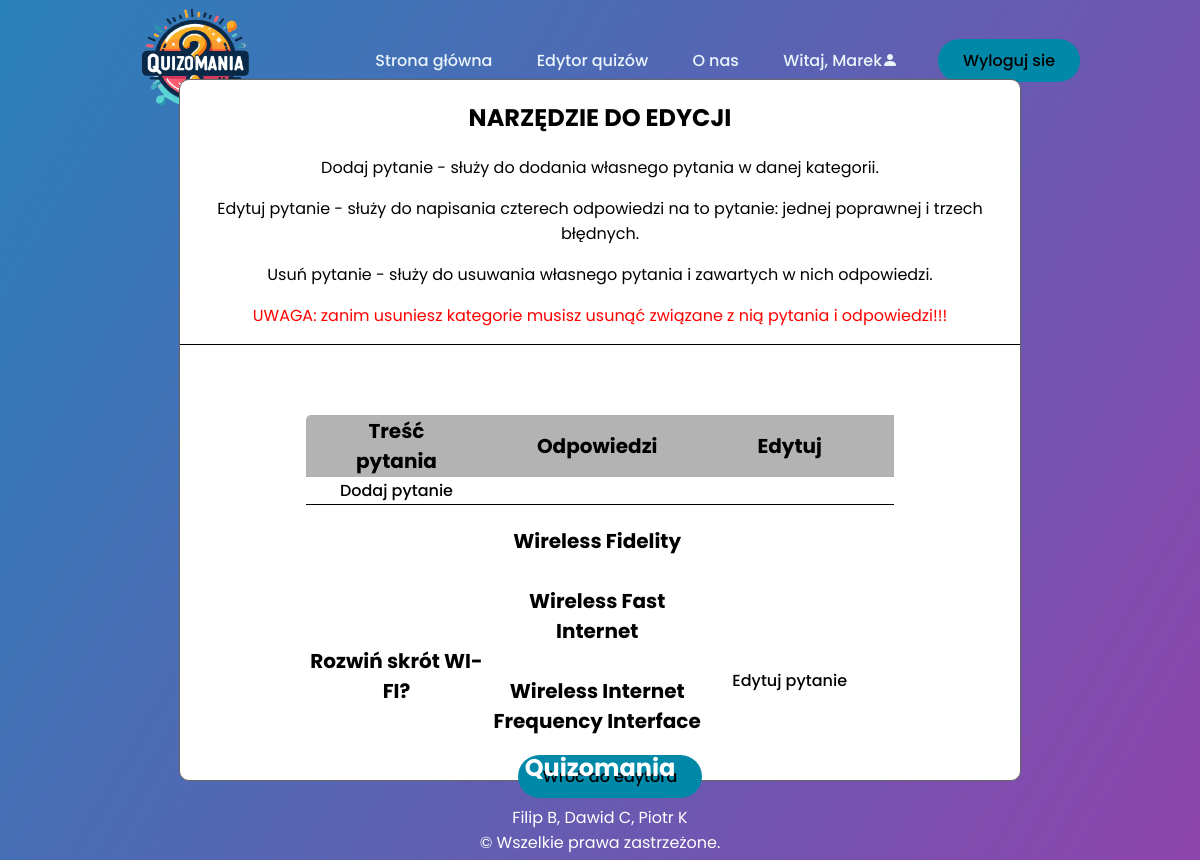
Screenshot of /php/edit.php?category=1 (signed in) with the database file from the repository.
### tables this page shows
CREATE TABLE `users` (
  `id` bigint(20) NOT NULL,
  `userid` bigint(20) NOT NULL,
  `username` varchar(100) NOT NULL,
  `password` varchar(100) NOT NULL,
  `date` timestamp NOT NULL DEFAULT current_timestamp() ON UPDATE current_timestamp(),
  `email` varchar(320) NOT NULL
);

CREATE TABLE `pytania` (
  `ID_pytania` int(11) NOT NULL,
  `ID_kategorii` int(11) NOT NULL,
  `tresc` varchar(255) NOT NULL
);

CREATE TABLE `odpowiedzi` (
  `ID_odpowiedzi` int(11) NOT NULL,
  `ID_pytania` int(11) NOT NULL,
  `odp` varchar(255) NOT NULL,
  `czy_poprawna` tinyint(1) NOT NULL
);

### php/function.php (called while the page is built, shortened)
<?php
function check_login($con)
{
	if(isset($_SESSION['userid']))
	{
		$id = $_SESSION['userid'];
		$query = "SELECT * FROM users WHERE userid = '$id' LIMIT 1";
		$result = mysqli_query($con,$query);
		if($result && mysqli_num_rows($result) > 0)
		{
			$user_data = mysqli_fetch_assoc($result);
			return $user_data;
		}
	}
	die;
}

### php/edit.php (the view, shortened to what this page needs)
<?php
	include("connection.php");
	include("function.php");
	$user_data = check_login($con);
?>
<!DOCTYPE html>
<html lang="pl">
    <head>
        <link rel="stylesheet" href="../css/styl.css">
        <link rel="stylesheet" href="https://cdn.jsdelivr.net/npm/bootstrap-icons@1.3.0/font/bootstrap-icons.css">
    </head>
    <body>
    <header style="height: 60px">
        <img class="logo" src="../src/logo3.png" alt="logo">
			<nav>
				<ul class="nav_links">
					<li><a href="../php/stronaGlowna.php">Strona główna</a></li>
                    <li><a href="../php/edytor.php" >Edytor quizów</a></li>
					<li><a href="onas.php" >O nas</a></li>
                    <li><a href="#" >Witaj, <?php echo $user_data['username']; ?><i class="bi bi-person-fill"></i></a></li>
				</ul>
			</nav>
		<a class="cta" href="../php/logout.php"><button>Wyloguj sie</button></a>
	</header>
        <div class="menu" style="height: 700px">
        <div class="title">
                <h2>NARZĘDZIE DO EDYCJI</h2>
                <p>Dodaj pytanie - służy do dodania własnego pytania w danej kategorii.</p>
                <p>Edytuj pytanie - służy do napisania czterech odpowiedzi na to pytanie: jednej poprawnej i trzech błędnych.</p>
                <p>Usuń pytanie - służy do usuwania własnego pytania i zawartych w nich odpowiedzi.</p>
                <p style="color:red">UWAGA: zanim usuniesz kategorie musisz usunąć związane z nią pytania i odpowiedzi!!!</p>
                </div>
                <div class="tabela">
                <table class="crud">
                    <thead>
                        <tr>
                            <th scope="col">Treść pytania</th>
                            <th scope="col">Odpowiedzi</th>
                            <th scope="col">Edytuj</th>
                            <th scope="col">Usuń</th>
                        </tr>
                    </thead>
                    <tbody>
                    <?php
                        $host = "localhost";
                        $username = "root";
                        $password = "";
                        $database = "quizy";
                        $conn = new mysqli($host, $username, $password, $database);
                        if (isset($_GET['category'])) {
                            $category_id = $_GET['category'];
                            echo "<td><a style='color: black;' href='addpyt.php?category=$category_id'>Dodaj pytanie</a></td>";
                            $query = "SELECT * FROM pytania WHERE ID_kategorii = $category_id";
                            $result = $conn->query($query);
                            if ($result->num_rows > 0) {
                                while ($row = $result->fetch_assoc()) {
                                    $pytanie_id = $row['ID_pytania'];
                                    $pytanie_nazwa = $row['tresc'];
                                    echo "<tr>";
                                    echo "<td><p>$pytanie_nazwa</p></td>";
                                    $odpowiedzi_query = "SELECT * FROM odpowiedzi WHERE ID_pytania = $pytanie_id";
                                    $odpowiedzi_result = $conn->query($odpowiedzi_query);
                                    if ($odpowiedzi_result->num_rows > 0) {
                                        echo "<td>";
                                        while ($odpowiedz_row = $odpowiedzi_result->fetch_assoc()) {
                                            $odpowiedz_tresc = $odpowiedz_row['odp'];
                                            echo "<p>$odpowiedz_tresc</p>";
                                        }
                                        echo "</td>";
                                    } else {
                                        echo "<td>Brak odpowiedzi.</td>";
                                    }
                                    echo "<td><a style='color: black;' href='editpyt.php?pytanie=$pytanie_id'>Edytuj pytanie</a></td>";
                                    echo "<td><a style='color: black;' href='deletepyt.php?pytanie=$pytanie_id'>Usuń pytanie</a></td>";
                                    echo "</tr>";
                                }
                            } else {
                                echo "Brak dostępnych pytań.";
                            }
                        }?>
                    </table>
                </div>
                <button onclick="location.href='edytor.php'" type="button">Wróć do edytora</button>
                    </div>
                <footer style="height: 150px">
            	<div class="footer-bottom">
					<h2>Quizomania</h2>
						Filip B, Dawid C, Piotr K <br> &copy; Wszelkie prawa zastrzeżone.
				</div>
			</footer>
    </body>
</html>

### css/styl.css (style rules this page uses)
body { margin: 0; padding: 0; font-family: 'Poppins', sans-serif; background: linear-gradient(120deg, #2980b9, #8e44ad); background-repeat: no-repeat; background-attachment: fixed; height: 100vs; overflow: hidden; }
img { width: 150px; height: 150px; }
.menu { font-family: 'Poppins', sans-serif; position: absolute; background-color: white; color: black; width: 70%; top: 50%; left: 50%; transform: translate(-50%, -50%); height: 70%; border: 1px solid #666666; border-radius: 10px; }
.tabela p { font-weight: bold; font-size: 20px; margin-bottom: 30px; }
header li,a,button { font-family: 'Poppins', sans-serif; font-weight: 500; font-size: 16px; text-decoration: none; }
header { display: flex; justify-content: space-between; align-items: center; padding: 30px 10%; }
.logo { margin-right: auto; }
.nav_links { list-style: none; }
.nav_links a { color: #e9f4fb; }
.nav_links li { display: inline-block; padding: 0px 20px; }
.nav_links li a { transition: all 0.3s ease 0s; }
button { margin-left: 20px; padding: 9px 25px; background-color: rgba(0,136,169,1); border: none; border-radius: 50px; cursor: pointer; transition: all 0.3s ease 0s; }
footer { position: absolute; bottom: 0; left: 0; right: 0; height: auto; width: 100vw; font-family: 'Poppins', sans-serif; color: white; }
.footer-bottom { width: 100vw; padding: 20px 0; text-align: center; }

### php/edit.php (style rules this page uses)
.menu { display: block; text-align: center; font-family: 'Poppins', sans-serif; }
.menu p { font-weight: 15px; }
.tabela { display: block; margin: auto; margin-top: 70px; width: 70%; overflow-y: scroll; max-height: 340px; }
.tabela p { font-weight: 50px; }
.title { border-bottom: 1px solid black; }
.crud { border-collapse: collapse; margin: 25px, 0; font-size: 0.9em; min-width: 400px; border-radius: 5px 5px 0 0; overflow: hidden; }
.crud thead tr { background-color: #b3b3b3; height: 50px; color: black; text-align: center; font-weight: bold; font-size: 20px; }
.crud th { padding-left: 50px; padding-right: 50px; }
.crud td { padding: 12px, 15px; }
.crud tbody tr { border-bottom: 1px solid black; }
.crud tbody tr:nth-of-type(even) { background-color: f3f3f3; }
button { margin-left: 20px; padding: 9px 25px; background-color: rgba(0,136,169,1); border: none; border-radius: 50px; cursor: pointer; transition: all 0.3s ease 0s; }

### rows the page displays
users: username "Marek"
pytania: tresc "Rozwiń skrót WI-FI?"
odpowiedzi: odp "Wireless Fidelity"
odpowiedzi: odp "Wireless Fast Internet"
odpowiedzi: odp "Wireless Internet Frequency Interface"
